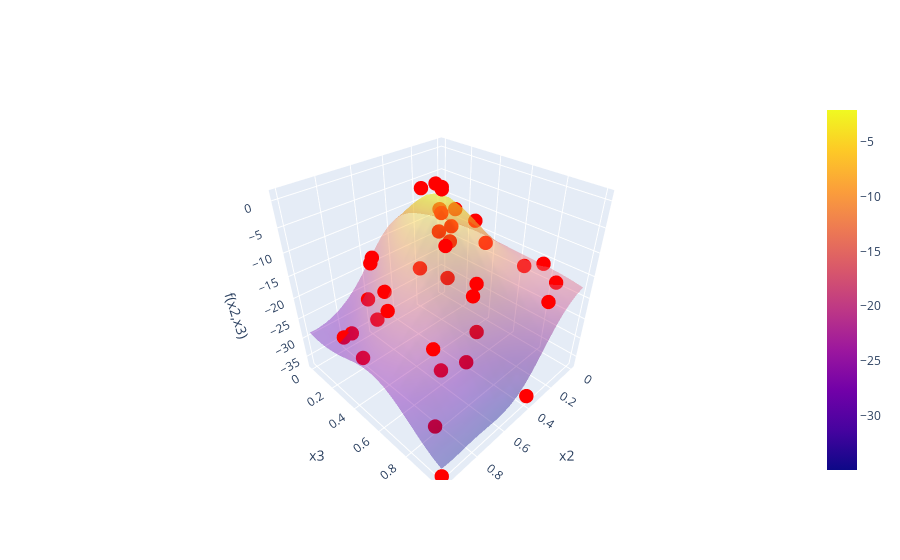

Notebook code for this chart:
### Markdown cell above
# Function 04

- standard Bayesian with beta = 0 and finer grid gave something new
- ran dimension reduction -- need to make this automatically update
- Nice clear max in x2, x3 space
- would benefit from gradient search and local model because secondary variables x1 and x4 are still significant

### Code cell
f4 = BBfcn(4)
print(f4)
f4.plot_feature_correlations()
f4.plot_correlations_with_cross_terms()

# dimension reduction for f4()
class f4dimRedTransform(Transformation):
    def __init__(self):
        pass
    def apply(self,data):
        data.drop(columns=["x1","x4"],inplace=True)

tr = f4dimRedTransform()
f4_dimRed = BBfcn(4)
f4_dimRed.transform(tr)
print(f4_dimRed)
f4_dimRed.plot_feature_correlations()
# f4_dimRed.plot_correlations_with_cross_terms()
kernel = C(10, (0.001, 20)) * Matern(length_scale=[1,1],nu=2.5) + WhiteKernel(noise_level=0.01)
f4_dimRed.nextPointBayesianOptim(kernel,numgrid=20,acqFcn="UCB",beta=0.5)

# Full dimensional GP for f4()
kernel = C(10, (0.001, 20)) * Matern(length_scale=[1,1,1,1],nu=2.5) + WhiteKernel(noise_level=0.01)
f4.nextPointBayesianOptim(kernel,numgrid=30,acqFcn="UCB",beta=0)

### Figure 1 — Plotly figure (JSON) as saved in the notebook; plotly's stock layout.template omitted (floating-point values rounded to 4 significant figures; data arrays with more than 128 entries replaced by an {"elided": "..."} marker saying what was removed)
{"data": [{"opacity": 0.4, "type": "surface", "x": {"elided": "20x20 float values"}, "y": {"elided": "20x20 float values"}, "z": {"elided": "20x20 float values"}}, {"marker": {"color": "red", "size": 5}, "mode": "markers", "name": "Measured points", "type": "scatter3d", "x": [0.7256, 0.4996, 0.03369, 0.00625, 0.1298, 0.5002, 0.06045, 0.7571, 0.07257, 0.5868, 0.5976, 0.1452, 0.07239, 0.832, 0.212, 0.8766, 0.1661, 0.8045, 0.6669, 0.6649, 0.9028, 0.757, 0.9196, 0.506, 0.4724, 0.8945, 0.04657, 0.4288, 0.4821, 0.494, 0.7421, 0.4082, 0.3878, 0.4082, 1.0, 0.4211, 0.4138], "y": [0.1754, 0.5393, 0.1454, 0.7606, 0.3844, 0.7066, 0.04219, 0.3694, 0.8868, 0.4388, 0.7661, 0.4768, 0.6872, 0.4829, 0.9392, 0.2172, 0.2414, 0.7518, 0.1568, 0.162, 0.3354, 0.2765, 0.2061, 0.5305, 0.4532, 0.8516, 0.1168, 0.4258, 0.7094, 0.7353, 0.737, 0.3673, 1.0, 0.2653, 1.0, 0.4211, 0.4138], "z": [-22.11, -14.6, -11.7, -16.05, -10.07, -15.49, -12.68, -16.03, -17.05, -12.74, -27.32, -13.53, -16.68, -16.51, -17.82, -26.56, -12.76, -19.44, -28.9, -13.7, -29.43, -11.57, -26.86, -7.967, -6.702, -32.63, -19.99, -4.026, -13.12, -23.14, -26.33, 0.609, -35.65, -1.371, -36.76, 0.7019, 0.1254]}], "layout": {"scene": {"xaxis": {"title": {"text": "x2"}}, "yaxis": {"title": {"text": "x3"}}, "zaxis": {"title": {"text": "f(x2,x3)"}}}}}
